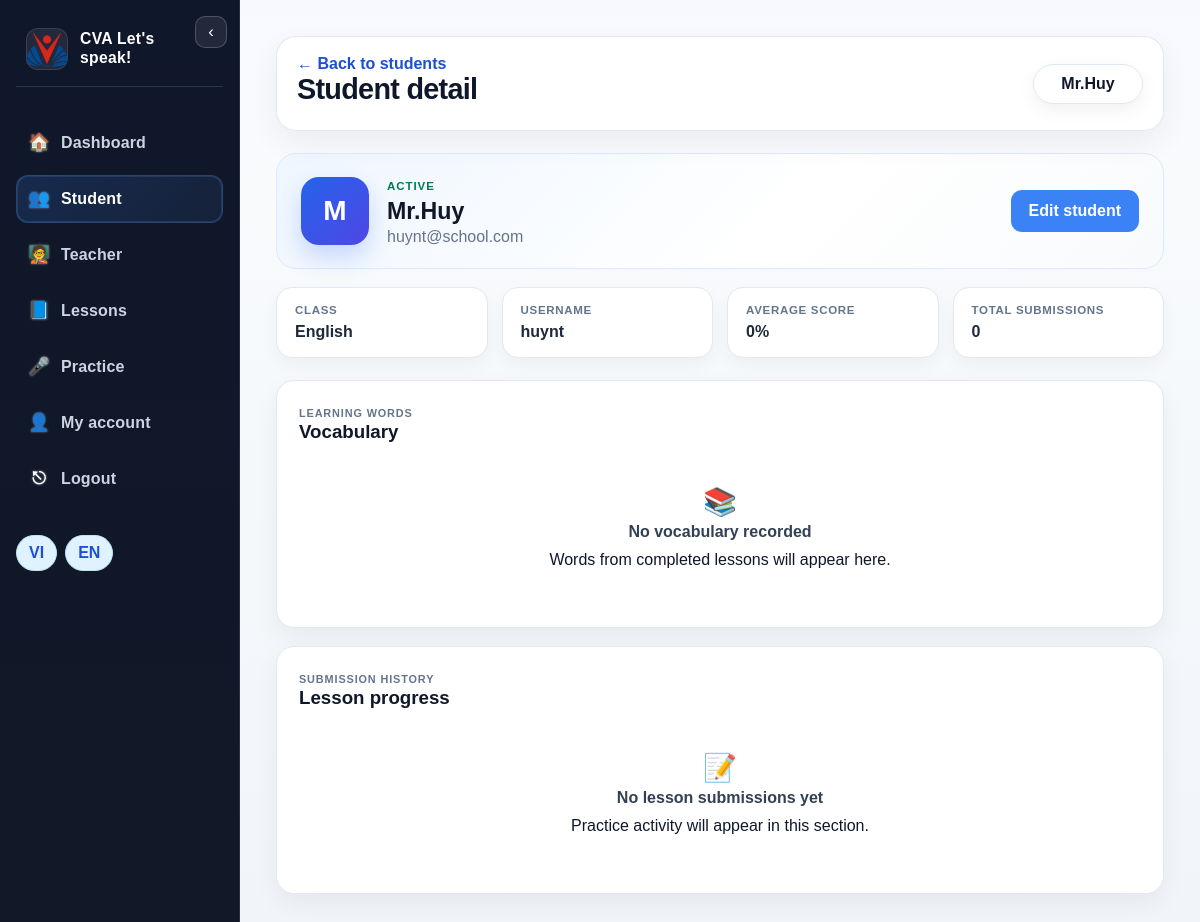
/teacher/student/2 (signed in), run on an earlier commit of the app's database.
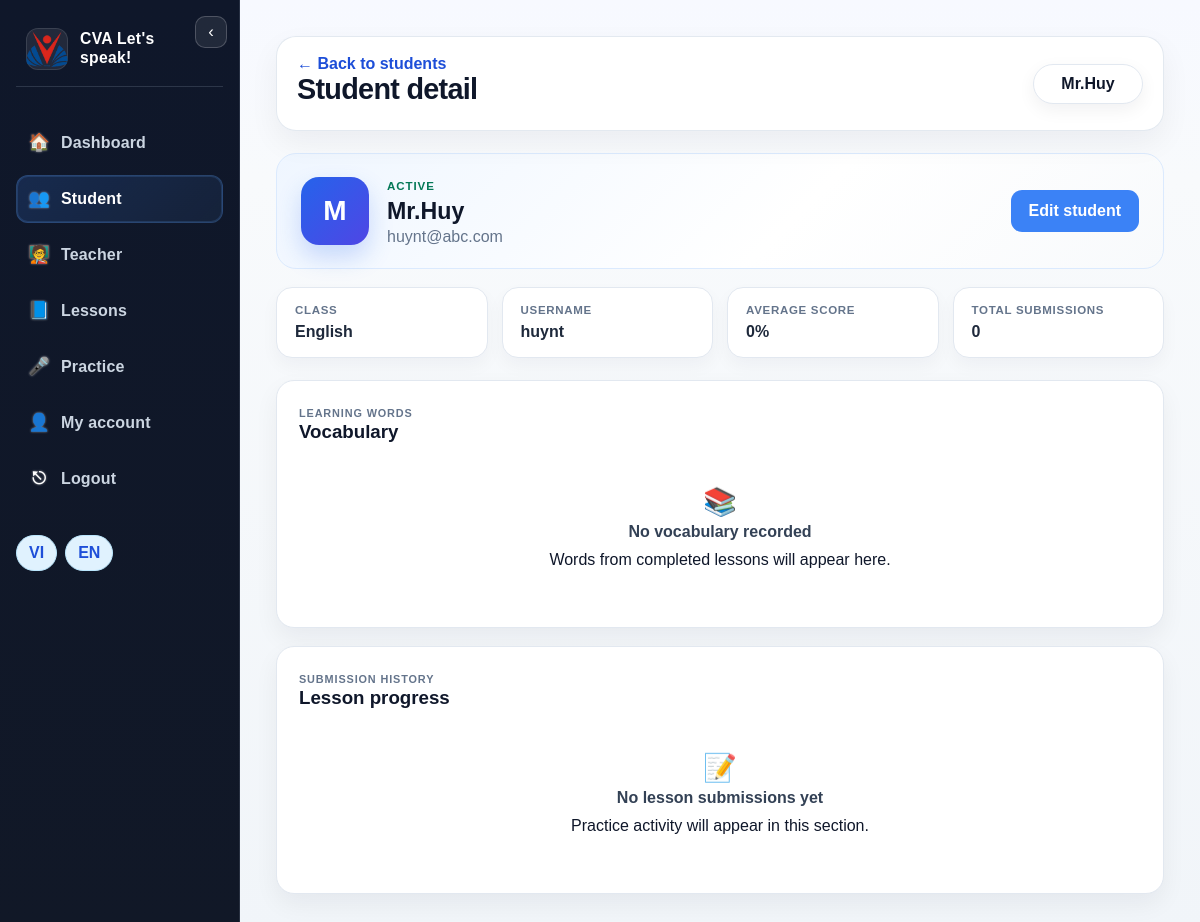
And on a later commit of the database.
### tables this page shows
CREATE TABLE users (
            id INTEGER PRIMARY KEY AUTOINCREMENT,
            full_name TEXT NOT NULL,
            email TEXT UNIQUE NOT NULL,
            password TEXT NOT NULL,
            role TEXT NOT NULL,
            class_name TEXT,
            created_at TEXT DEFAULT CURRENT_TIMESTAMP
        , is_active INTEGER DEFAULT 1, total_points INTEGER DEFAULT 0, average_score REAL DEFAULT 0, username TEXT);

### app.py (the view)
@app.route('/teacher/student/<int:user_id>')
def teacher_student_detail(user_id):
    user = require_login()
    if not user or user['role'] != 'teacher':
        return redirect(url_for('login'))
    conn = get_db()
    student = conn.execute('SELECT * FROM users WHERE id = ?', (user_id,)).fetchone()
    if not student:
        conn.close(); abort(404)
    progress = conn.execute(
        '''
        SELECT s.id, l.title_vi, l.title_en, l.vocabulary, s.answer, s.score, s.feedback, s.audio_path, s.drive_url, s.created_at, s.teacher_note
        FROM submissions s
        JOIN lessons l ON l.id = s.lesson_id
        WHERE s.student_id = ?
        ORDER BY s.created_at DESC
        ''',
        (user_id,)
    ).fetchall()
    vocabulary = []
    seen_words = set()
    for item in progress:
        words = [part.strip() for part in str(item['vocabulary'] or '').split(',') if part.strip()]
        for word in words:
            if word.lower() not in seen_words:
                seen_words.add(word.lower())
                vocabulary.append(word)
    conn.close()
    return render_template('teacher_student_detail.html', user=user, student=dict(student), progress=[dict(item) for item in progress], student_vocabulary=vocabulary)

### app.py (called while the page is built)
def is_headteacher(user):
    if not user:
        return False
    user_fields = set(user.keys()) if hasattr(user, 'keys') else set(user)
    user_id = user['id'] if 'id' in user_fields else None
    role = str(user['role'] if 'role' in user_fields else '').strip().lower()
    if role != 'teacher':
        return False
    if (
        user_id is not None
        and has_request_context()
        and session.get('headteacher_claim_user_id') == user_id
    ):
        return session.get('headteacher_user_id') == user_id
    username = user['username'] if 'username' in user_fields else ''
    return normalize_username(username) == 'huynt'

@app.context_processor
def inject_headteacher_navigation():
    current_user = require_login()
    return {'is_headteacher': is_headteacher(current_user)}

def get_db():
    conn = sqlite3.connect(DATA_FILE, timeout=30)
    conn.execute('PRAGMA busy_timeout = 30000')
    conn.row_factory = sqlite3.Row
    return conn

@app.context_processor
def inject_i18n():
    lang = session.get('lang', 'en') or 'en'
    return {
        'lang': lang,
        't': lambda key: TRANSLATIONS.get(lang, TRANSLATIONS['en']).get(key, key),
    }

def require_login():
    user_id = session.get('user_id')
    if not user_id:
        return None
    conn = get_db()
    user = conn.execute('SELECT * FROM users WHERE id = ?', (user_id,)).fetchone()
    conn.close()
    return user

### templates/teacher_student_detail.html (shortened to what this page needs)
<!DOCTYPE html>
<html lang="en">
<head>
    <link rel="stylesheet" href="{{ url_for('static', filename='css/styles.css') }}">
</head>
<body>
    <div class="app-shell teacher-workspace-shell">
        <aside class="sidebar">
            <button class="sidebar-toggle" type="button" aria-label="Toggle sidebar">☰</button>
            <div class="logo-wrap">
                <span class="logo-mark"><img src="{{ url_for('static', filename='images/cva-logo.png') }}" alt="CVA logo"></span>
                <span class="logo-text">CVA Let's speak!</span>
            </div>
            <nav>
                <a href="{{ url_for('dashboard') }}"><span class="nav-icon">🏠</span><span class="nav-label">{{ t('dashboard') }}</span></a>
                <a class="active" href="{{ url_for('teacher_students') }}"><span class="nav-icon">👥</span><span class="nav-label">{{ t('student') }}</span></a>
                {% if is_headteacher %}<a href="{{ url_for('teacher_accounts') }}"><span class="nav-icon">🧑‍🏫</span><span class="nav-label">Teacher</span></a>{% endif %}
                <a href="{{ url_for('teacher_lessons') }}"><span class="nav-icon">📘</span><span class="nav-label">{{ t('lessons') }}</span></a>
                <a href="{{ url_for('practice_page') }}"><span class="nav-icon">🎤</span><span class="nav-label">Practice</span></a>
                <a href="{{ url_for('teacher_profile') }}"><span class="nav-icon">👤</span><span class="nav-label">My account</span></a>
                <a href="{{ url_for('logout') }}"><span class="nav-icon">⎋</span><span class="nav-label">{{ t('logout') }}</span></a>
            </nav>
            <div class="language-switcher sidebar-lang">
                <button type="button" data-lang="vi" class="lang-btn {% if lang == 'vi' %}active{% endif %}">VI</button>
                <button type="button" data-lang="en" class="lang-btn {% if lang == 'en' %}active{% endif %}">EN</button>
            </div>
        </aside>
        <main class="main-panel">
            <header class="topbar">
                <div>
                    <a href="{{ url_for('teacher_students') }}" class="back-link">← Back to students</a>
                    <h2>Student detail</h2>
                </div>
                <div class="user-box">{{ user.full_name }}</div>
            </header>
            <section class="student-profile-card">
                <div class="student-profile-avatar" aria-hidden="true">{{ student.full_name[0]|upper }}</div>
                <div class="student-profile-info">
                    <span class="student-profile-status {{ 'active' if student.is_active else 'locked' }}">{{ 'Active' if student.is_active else 'Locked' }}</span>
                    <h3>{{ student.full_name }}</h3>
                    <p>{{ student.email or 'No email provided' }}</p>
                </div>
                <a class="primary-btn student-edit-btn" href="{{ url_for('teacher_edit_student', user_id=student.id) }}">Edit student</a>
            </section>
            <section class="student-detail-stats">
                <div class="student-detail-stat"><span>Class</span><strong>{{ student.class_name or 'N/A' }}</strong></div>
                <div class="student-detail-stat"><span>Username</span><strong>{{ student.username or '—' }}</strong></div>
                <div class="student-detail-stat"><span>Average score</span><strong>{{ '%.0f' % (student.average_score or 0) }}%</strong></div>
                <div class="student-detail-stat"><span>Total submissions</span><strong>{{ progress|length }}</strong></div>
            </section>
            <section class="student-detail-sections">
                <div class="detail-panel vocabulary-panel">
                    <div class="detail-panel-header">
                        <div>
                            <span class="panel-kicker">LEARNING WORDS</span>
                            <h3>Vocabulary</h3>
                        </div>
                    </div>
                    {% if student_vocabulary %}
                    <div class="vocabulary-grid">
                        {% for word in student_vocabulary %}
                        <span class="vocabulary-item"><span class="vocabulary-dot"></span>{{ word }}</span>
                        {% endfor %}
                    </div>
                    {% else %}
                    <div class="detail-empty-state"><span>📚</span><strong>No vocabulary recorded</strong><p>Words from completed lessons will appear here.</p></div>
                    {% endif %}
                </div>
                <div class="detail-panel lesson-progress-panel">
                    <div class="detail-panel-header">
                        <div>
                            <span class="panel-kicker">SUBMISSION HISTORY</span>
                            <h3>Lesson progress</h3>
                        </div>
                    </div>
                    {% if progress %}
                    <div class="table-wrap student-progress-table-wrap">
                        <table class="data-table student-progress-table">
                            <thead>
                                <tr>
                                    <th>Lesson</th>
                                    <th>Submitted</th>
                                    <th>Answer</th>
                                    <th>Score</th>
                                    <th>Audio</th>
                                    <th>Teacher note</th>
                                </tr>
                            </thead>
                            <tbody>
                                {% for item in progress %}
                                <tr>
                                    <td data-label="Lesson"><strong>{{ item.title_vi or item.title_en or 'Lesson' }}</strong></td>
                                    <td data-label="Submitted"><span class="student-detail-date">{{ item.created_at[:16] if item.created_at else '—' }}</span></td>
                                    <td data-label="Answer"><span class="student-answer-preview" title="{{ item.answer|format_answer }}">{{ item.answer|format_answer }}</span></td>
                                    <td data-label="Score"><span class="student-score-pill">{{ item.score or 0 }}%</span></td>
                                    <td data-label="Audio">
                                        {% if item.drive_url %}
                                            <a class="student-media-link" href="{{ item.drive_url }}" target="_blank">Open Drive</a>
                                        {% elif item.audio_path %}
                                            <a class="student-media-link" href="{{ url_for('serve_upload', media_type='audio', filename=item.audio_path) }}" target="_blank">Listen</a>
                                        {% else %}
                                            <span class="student-detail-muted">—</span>
                                        {% endif %}
                                    </td>
                                    <td data-label="Teacher note"><span class="student-note-preview">{{ item.teacher_note or 'No note yet' }}</span></td>
                                </tr>
                                {% endfor %}
                            </tbody>
                        </table>
                    </div>
                    {% else %}
                    <div class="detail-empty-state"><span>📝</span><strong>No lesson submissions yet</strong><p>Practice activity will appear in this section.</p></div>
                    {% endif %}
                </div>
            </section>
        </main>
    </div>
</body>
</html>

What changed in the data, as far as the page shows it:
changed users "Mr.Huy": email "huynt@school.com" → "huynt@abc.com"
